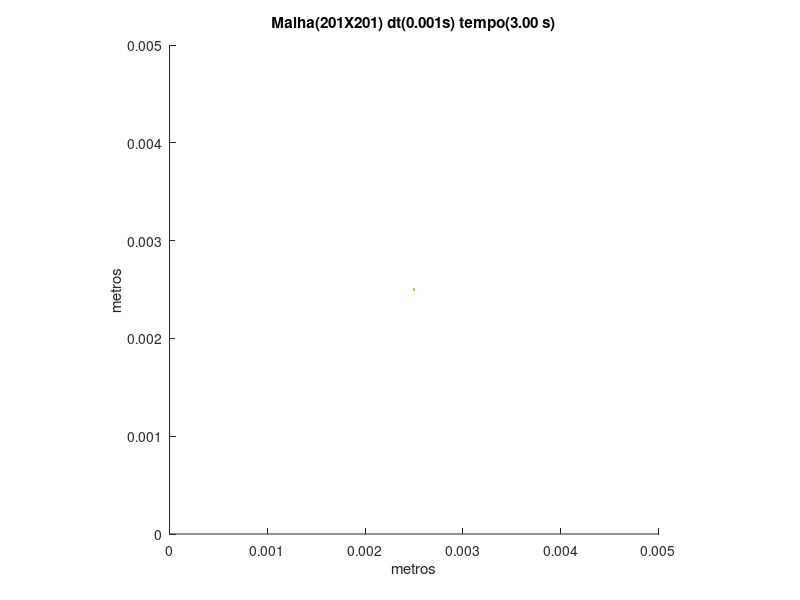

Recreate this plot in MATLAB.
set (gca,'PlotBoxAspectRatio',[1 1 1],'Xlim',[0,0.005],'Ylim',[0,0.005])
hold on
title('Malha(201X201) dt(0.001s) tempo(3.00 s)')
hold on
ylabel('metros')
hold on
xlabel('metros')
hold on

fill([0.00248756218905473 0.00248756218905473 0.00251243781094527 0.00251243781094527],[0.00248756218905473 0.00251243781094527 0.00251243781094527 0.00248756218905473],[0.8,0.7,0.4],'LineStyle','none')
